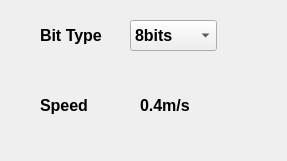
<?xml version="1.0" encoding="UTF-8"?>
<ui version="4.0">
 <class>Dialog</class>
 <widget class="QDialog" name="Dialog">
  <property name="geometry">
   <rect>
    <x>0</x>
    <y>0</y>
    <width>287</width>
    <height>161</height>
   </rect>
  </property>
  <property name="windowTitle">
   <string>自动绘画UI</string>
  </property>
  <widget class="QLabel" name="label">
   <property name="geometry">
    <rect>
     <x>40</x>
     <y>90</y>
     <width>72</width>
     <height>31</height>
    </rect>
   </property>
   <property name="font">
    <font>
     <family>Arial</family>
     <pointsize>12</pointsize>
     <weight>75</weight>
     <bold>true</bold>
    </font>
   </property>
   <property name="text">
    <string>Speed</string>
   </property>
  </widget>
  <widget class="QLabel" name="label_2">
   <property name="geometry">
    <rect>
     <x>40</x>
     <y>20</y>
     <width>81</width>
     <height>31</height>
    </rect>
   </property>
   <property name="font">
    <font>
     <family>Arial</family>
     <pointsize>12</pointsize>
     <weight>75</weight>
     <bold>true</bold>
    </font>
   </property>
   <property name="text">
    <string>Bit Type</string>
   </property>
  </widget>
  <widget class="QLabel" name="label_3">
   <property name="geometry">
    <rect>
     <x>140</x>
     <y>90</y>
     <width>72</width>
     <height>31</height>
    </rect>
   </property>
   <property name="font">
    <font>
     <family>Arial</family>
     <pointsize>12</pointsize>
     <weight>75</weight>
     <bold>true</bold>
    </font>
   </property>
   <property name="text">
    <string>0.4m/s</string>
   </property>
  </widget>
  <widget class="QComboBox" name="comboBox">
   <property name="geometry">
    <rect>
     <x>130</x>
     <y>20</y>
     <width>87</width>
     <height>31</height>
    </rect>
   </property>
   <property name="font">
    <font>
     <family>Arial</family>
     <pointsize>12</pointsize>
     <weight>75</weight>
     <bold>true</bold>
    </font>
   </property>
   <item>
    <property name="text">
     <string>8bits</string>
    </property>
   </item>
   <item>
    <property name="text">
     <string>16bits</string>
    </property>
   </item>
  </widget>
 </widget>
 <resources/>
 <connections/>
</ui>
